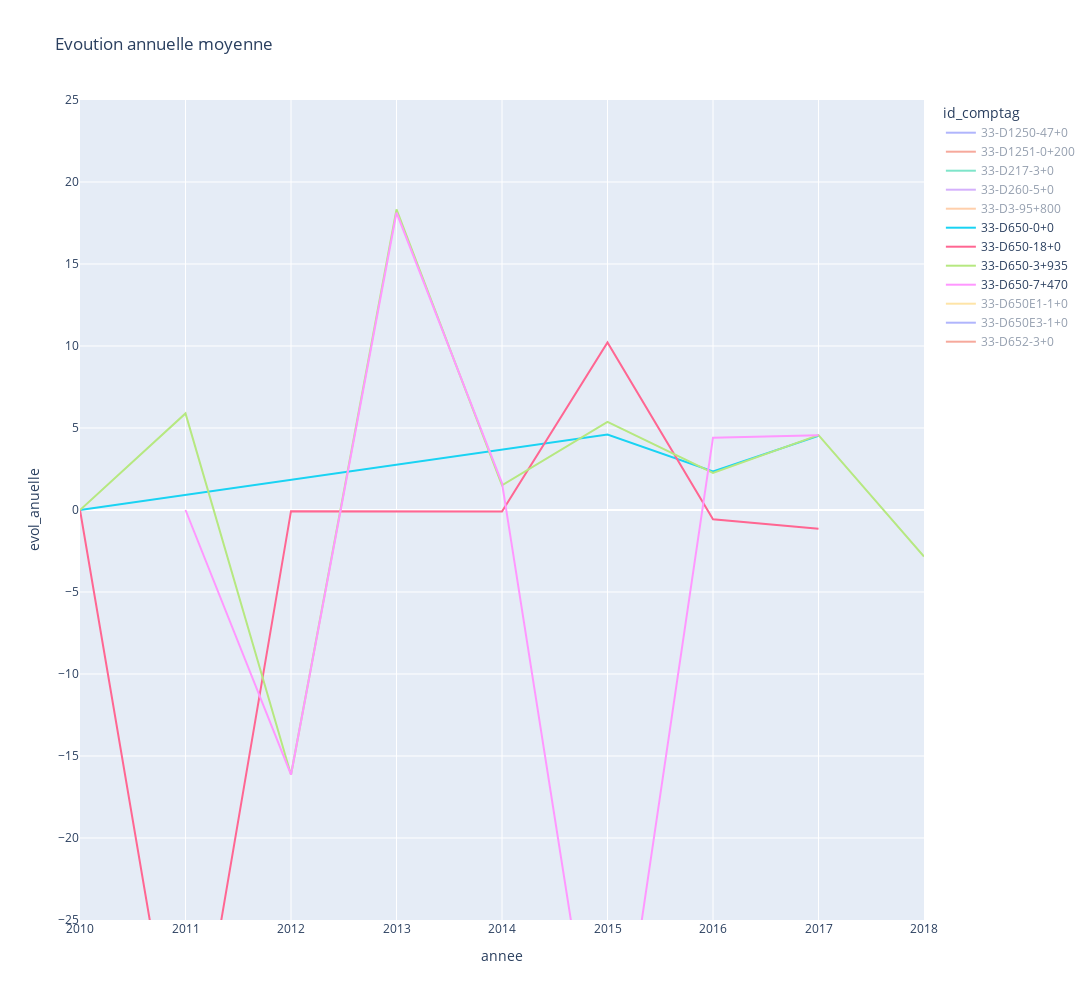

This figure's notebook cell:
### Code cell
fig=px.line(df_zone.loc[df_zone.zone==6].fillna(0), x='annee',y='evol_anuelle', color='id_comptag', title='Evoution annuelle moyenne',width=1500, height=1000)
fig.update_layout(yaxis=dict(range=[-25,25],dtick = 5))

### Figure 1 — Plotly figure (JSON) as saved in the notebook; plotly's stock layout.template omitted (floating-point values rounded to 4 significant figures)
{"data": [{"hovertemplate": "id_comptag=33-D1250-47+0<br>annee=%{x}<br>evol_anuelle=%{y}<extra></extra>", "legendgroup": "33-D1250-47+0", "line": {"color": "#636efa", "dash": "solid"}, "mode": "lines", "name": "33-D1250-47+0", "orientation": "v", "showlegend": true, "type": "scatter", "visible": "legendonly", "x": [2018, 2017, 2016, 2015, 2014, 2013, 2012, 2011, 2010], "xaxis": "x", "y": [-1.02, -1.11, 1.42, 0.13, -3.11, 2.37, -0.07, 5.9, 0], "yaxis": "y"}, {"hovertemplate": "id_comptag=33-D1251-0+200<br>annee=%{x}<br>evol_anuelle=%{y}<extra></extra>", "legendgroup": "33-D1251-0+200", "line": {"color": "#EF553B", "dash": "solid"}, "mode": "lines", "name": "33-D1251-0+200", "orientation": "v", "showlegend": true, "type": "scatter", "visible": "legendonly", "x": [2017, 2016, 2014, 2012], "xaxis": "x", "y": [-1.16, -19.63, -0.09, 0], "yaxis": "y"}, {"hovertemplate": "id_comptag=33-D217-3+0<br>annee=%{x}<br>evol_anuelle=%{y}<extra></extra>", "legendgroup": "33-D217-3+0", "line": {"color": "#00cc96", "dash": "solid"}, "mode": "lines", "name": "33-D217-3+0", "orientation": "v", "showlegend": true, "type": "scatter", "visible": "legendonly", "x": [2017, 2016, 2015, 2014, 2012, 2011, 2010], "xaxis": "x", "y": [1.02, 4.96, -53.62, -0.2, -3.14, 87.65, 0], "yaxis": "y"}, {"hovertemplate": "id_comptag=33-D260-5+0<br>annee=%{x}<br>evol_anuelle=%{y}<extra></extra>", "legendgroup": "33-D260-5+0", "line": {"color": "#ab63fa", "dash": "solid"}, "mode": "lines", "name": "33-D260-5+0", "orientation": "v", "showlegend": true, "type": "scatter", "visible": "legendonly", "x": [2017, 2016, 2015, 2014, 2012], "xaxis": "x", "y": [4.46, 2.29, -22.71, 9.62, 0], "yaxis": "y"}, {"hovertemplate": "id_comptag=33-D3-95+800<br>annee=%{x}<br>evol_anuelle=%{y}<extra></extra>", "legendgroup": "33-D3-95+800", "line": {"color": "#FFA15A", "dash": "solid"}, "mode": "lines", "name": "33-D3-95+800", "orientation": "v", "showlegend": true, "type": "scatter", "visible": "legendonly", "x": [2017, 2016, 2015, 2014, 2012, 2010], "xaxis": "x", "y": [9.16, 0.61, 2.04, 1.51, 5.31, 0], "yaxis": "y"}, {"hovertemplate": "id_comptag=33-D650-0+0<br>annee=%{x}<br>evol_anuelle=%{y}<extra></extra>", "legendgroup": "33-D650-0+0", "line": {"color": "#19d3f3", "dash": "solid"}, "mode": "lines", "name": "33-D650-0+0", "orientation": "v", "showlegend": true, "type": "scatter", "visible": true, "x": [2017, 2016, 2015, 2010], "xaxis": "x", "y": [4.52, 2.35, 4.6, 0], "yaxis": "y"}, {"hovertemplate": "id_comptag=33-D650-18+0<br>annee=%{x}<br>evol_anuelle=%{y}<extra></extra>", "legendgroup": "33-D650-18+0", "line": {"color": "#FF6692", "dash": "solid"}, "mode": "lines", "name": "33-D650-18+0", "orientation": "v", "showlegend": true, "type": "scatter", "visible": true, "x": [2017, 2016, 2015, 2014, 2012, 2011, 2010], "xaxis": "x", "y": [-1.15, -0.57, 10.22, -0.09, -0.07, -37.81, 0], "yaxis": "y"}, {"hovertemplate": "id_comptag=33-D650-3+935<br>annee=%{x}<br>evol_anuelle=%{y}<extra></extra>", "legendgroup": "33-D650-3+935", "line": {"color": "#B6E880", "dash": "solid"}, "mode": "lines", "name": "33-D650-3+935", "orientation": "v", "showlegend": true, "type": "scatter", "visible": true, "x": [2018, 2017, 2016, 2015, 2014, 2013, 2012, 2011, 2010], "xaxis": "x", "y": [-2.84, 4.57, 2.26, 5.38, 1.5, 18.33, -16.14, 5.89, 0], "yaxis": "y"}, {"hovertemplate": "id_comptag=33-D650-7+470<br>annee=%{x}<br>evol_anuelle=%{y}<extra></extra>", "legendgroup": "33-D650-7+470", "line": {"color": "#FF97FF", "dash": "solid"}, "mode": "lines", "name": "33-D650-7+470", "orientation": "v", "showlegend": true, "type": "scatter", "visible": true, "x": [2017, 2016, 2015, 2014, 2013, 2012, 2011], "xaxis": "x", "y": [4.56, 4.41, -39.17, 1.65, 18.13, -16.14, 0], "yaxis": "y"}, {"hovertemplate": "id_comptag=33-D650E1-1+0<br>annee=%{x}<br>evol_anuelle=%{y}<extra></extra>", "legendgroup": "33-D650E1-1+0", "line": {"color": "#FECB52", "dash": "solid"}, "mode": "lines", "name": "33-D650E1-1+0", "orientation": "v", "showlegend": true, "type": "scatter", "visible": "legendonly", "x": [2017, 2016, 2015, 2014, 2012, 2011], "xaxis": "x", "y": [4.53, 2.34, 12.7, 9.58, -16.19, 0], "yaxis": "y"}, {"hovertemplate": "id_comptag=33-D650E3-1+0<br>annee=%{x}<br>evol_anuelle=%{y}<extra></extra>", "legendgroup": "33-D650E3-1+0", "line": {"color": "#636efa", "dash": "solid"}, "mode": "lines", "name": "33-D650E3-1+0", "orientation": "v", "showlegend": true, "type": "scatter", "visible": "legendonly", "x": [2017, 2016, 2015, 2014, 2012, 2011, 2010], "xaxis": "x", "y": [4.54, 2.28, 9.77, 9.59, -16.14, -20.12, 0], "yaxis": "y"}, {"hovertemplate": "id_comptag=33-D652-3+0<br>annee=%{x}<br>evol_anuelle=%{y}<extra></extra>", "legendgroup": "33-D652-3+0", "line": {"color": "#EF553B", "dash": "solid"}, "mode": "lines", "name": "33-D652-3+0", "orientation": "v", "showlegend": true, "type": "scatter", "visible": "legendonly", "x": [2017, 2016, 2015, 2014, 2012, 2011, 2010], "xaxis": "x", "y": [4.33, 2.59, 7.28, 6.3, -0.7, -1.77, 0], "yaxis": "y"}], "layout": {"height": 1000, "legend": {"title": {"text": "id_comptag"}, "tracegroupgap": 0}, "title": {"text": "Evoution annuelle moyenne"}, "width": 1500, "xaxis": {"anchor": "y", "autorange": true, "domain": [0, 1], "range": [2010, 2018], "title": {"text": "annee"}, "type": "linear"}, "yaxis": {"anchor": "x", "domain": [0, 1], "dtick": 5, "range": [-25, 25], "title": {"text": "evol_anuelle"}, "type": "linear"}}}
